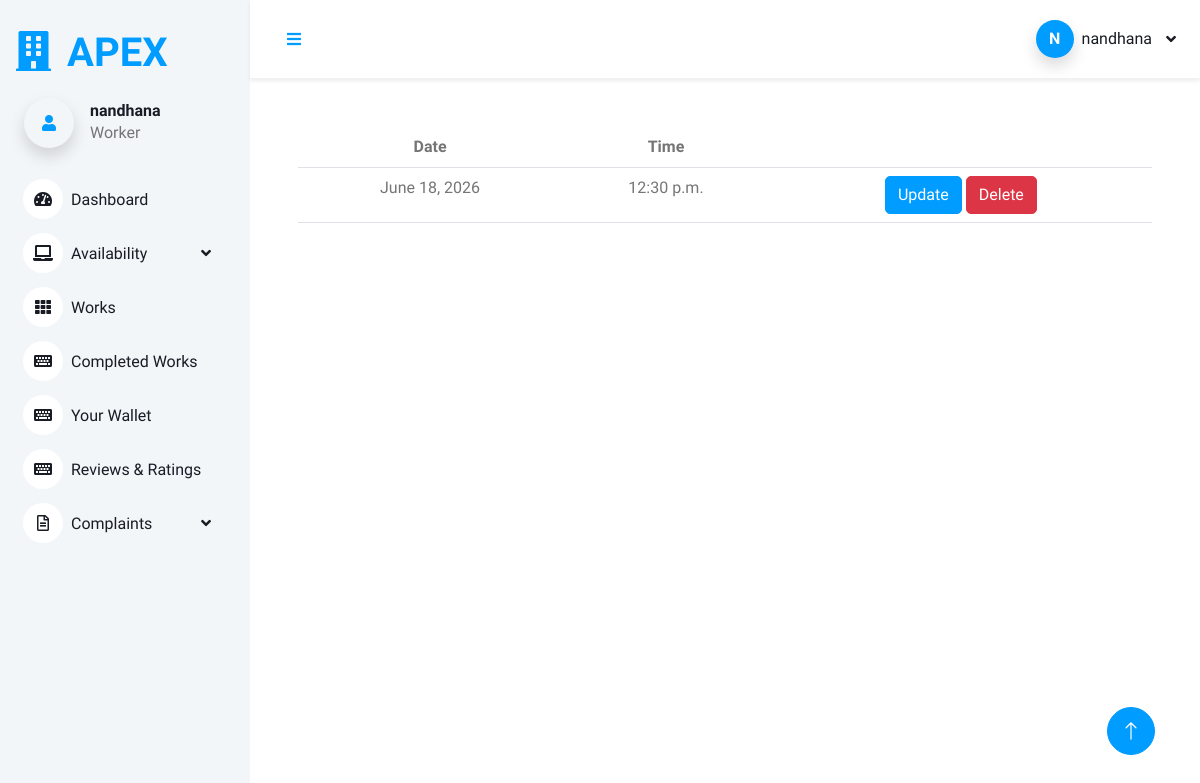
The app's page /view_availability (signed in) with its own data.
### Homeserviceapp/models.py (models this page shows, shortened)
class Login(AbstractUser):
    is_user = models.BooleanField(default=False)
    is_worker = models.BooleanField(default=False)

class Availability(models.Model):
    user = models.ForeignKey(WorkerRegistration, on_delete=models.DO_NOTHING)
    date = models.DateField()
    time = models.TimeField()
    schedule_status = models.IntegerField(default=0)
    booking_status = models.IntegerField(default=0)

### Homeserviceapp/views.py (the view)
# urls.py: path('view_availability', views.view_availability, name='view_availability'),
def view_availability(request):
    today = timezone.now().date()
    worker = WorkerRegistration.objects.get(user=request.user)
    data = Availability.objects.filter(user=worker, date__gte=today).order_by('date', 'time')
    return render(request, 'worker/view_availability.html', {'data': data})

### templates/worker/view_availability.html
{% extends 'worker/worker_dashboard.html' %}
{% block content %}
<table class="table table-hover">
    <tr>
        <th>Date</th>
        <th>Time</th>
        <th colspan="2"></th>
    </tr>
    {% for i in data %}
    <tr>
        <td>{{i.date}}</td>
        <td>{{i.time}}</td>
         <td>
             <a href="{% url 'update_availability' i.id %}"><button class="btn btn-primary">Update</button></a>
             <a href="{% url 'delete_availability' i.id %}"><button class="btn btn-danger">Delete</button></a>
         </td>
    </tr>
    {% endfor %}
</table>
{% endblock %}

### templates/worker/worker_dashboard.html (shortened to what this page needs)
<!DOCTYPE html>
<html lang="en">
{% load static %}
<head>
    <link href="https://cdnjs.cloudflare.com/ajax/libs/font-awesome/5.10.0/css/all.min.css" rel="stylesheet">
    <link href="https://cdn.jsdelivr.net/npm/bootstrap-icons@1.4.1/font/bootstrap-icons.css" rel="stylesheet">
    <link href=" {% static '/dashboard/lib/owlcarousel/assets/owl.carousel.min.css' %} " rel="stylesheet">
    <link href=" {% static '/dashboard/lib/tempusdominus/css/tempusdominus-bootstrap-4.min.css' %} " rel="stylesheet" />
    <link href=" {% static '/dashboard/css/bootstrap.min.css' %} " rel="stylesheet">
    <link href=" {% static '/dashboard/css/style.css' %} " rel="stylesheet">
</head>
<body>
    <div>
        <div class="sidebar pe-4 pb-3">
            <nav class="navbar bg-light navbar-light">
                <a href=" {% static 'index.html' %} " class="navbar-brand d-flex align-items-center">
                    <h1 class="m-3 text-primary"><i class="fa fa-building me-3"></i>APEX</h1>
                </a>
                <div class="d-flex align-items-center ms-4 mb-4">
                   <div class="bg-light rounded-circle d-inline-flex align-items-center justify-content-center shadow"
                             style="width: 50px; height: 50px;">
                            <i class="fa fa-user fa-x text-primary"></i>
                        </div>
                    <div class="ms-3">
                        <h6 class="mb-0">{{user.username}}</h6>
                        <span>Worker</span>
                    </div>
                </div>
                <div class="navbar-nav w-100">
                    <a href=" {% url 'worker_dashboard' %} " class="nav-item nav-link "><i class="fa fa-tachometer-alt me-2"></i>Dashboard</a>
                    <div class="nav-item dropdown">
                        <a href="#" class="nav-link dropdown-toggle" data-bs-toggle="dropdown"><i class="fa fa-laptop me-2"></i>Availability</a>
                    </div>
                    <a href=" {% url 'worker_view_appointment' %} " class="nav-item nav-link"><i class="fa fa-th me-2"></i>Works</a>
                    <a href=" {% url 'worker_completed_works' %} " class="nav-item nav-link"><i class="fa fa-keyboard me-2"></i>Completed Works</a>
                    <a href=" {% url 'worker_wallet' %} " class="nav-item nav-link"><i class="fa fa-keyboard me-2"></i>Your Wallet</a>
                    <a href=" {% url 'worker_view_reviews' %} " class="nav-item nav-link"><i class="fa fa-keyboard me-2"></i>Reviews & Ratings</a>
                    <div class="nav-item dropdown">
                        <a href="#" class="nav-link dropdown-toggle" data-bs-toggle="dropdown"><i class="far fa-file-alt me-2"></i>Complaints</a>
                    </div>
                </div>
            </nav>
        </div>
        <div class="content">
            <nav class="navbar navbar-expand-lg navbar-light bg-white sticky-top px-4 py-2 shadow-sm no-print"
                style="border-bottom:1px solid #f1f1f1;">
               <a href="#" class="sidebar-toggler flex-shrink-0">
                    <i class="fa fa-bars"></i>
                </a>
               <div class="navbar-nav ms-auto d-flex align-items-center gap-3">
                   <div class="nav-item dropdown">
                       <a href="#" class="nav-link dropdown-toggle d-flex align-items-center gap-2"
                          data-bs-toggle="dropdown">
                           <div class="rounded-circle bg-primary text-white d-flex align-items-center justify-content-center shadow"
                                style="width:38px;height:38px;font-weight:600;">
                               {{ user.username|first|upper }}
                           </div>
                           <span class="d-none d-md-inline fw-semibold text-dark">
                               {{ user.username }}
                           </span>
                       </a>
                   </div>
               </div>
           </nav>
            <div class="container-fluid pt-4 px-4">
                <div class="row g-4">
                    <div class="col-sm-12 col-xl-12">
                        <div class="text-center rounded p-4">
                            <div class="d-flex align-items-center justify-content-between mb-4">
                                {% block content %}
                                {% endblock %}
                            </div>
                        </div>
                    </div>
                </div>
            </div>
        </div>
        <a href="#" class="btn btn-lg btn-primary btn-lg-square back-to-top no-print"><i class="bi bi-arrow-up"></i></a>
    </div>
</body>
</html>

### static/dashboard/css/style.css (style rules this page uses)
:root { --primary: #009CFF; --light: #F3F6F9; --dark: #191C24; }
.back-to-top { position: fixed; display: none; right: 45px; bottom: 45px; z-index: 99; }
.btn { transition: .5s; }
.btn.btn-primary { color: #FFFFFF; }
.btn-lg-square { width: 48px; height: 48px; }
.btn-square, .btn-sm-square, .btn-lg-square { padding: 0; display: inline-flex; align-items: center; justify-content: center; font-weight: normal; border-radius: 50px; }
.sidebar { position: fixed; top: 0; left: 0; bottom: 0; width: 250px; height: 100vh; overflow-y: auto; background: var(--light); transition: 0.5s; z-index: 999; }
.content { margin-left: 250px; min-height: 100vh; background: #FFFFFF; transition: 0.5s; }
@media (min-width: 992px) { .sidebar { margin-left: 0; } }
@media (min-width: 992px) { .content { width: calc(100% - 250px); } }
.sidebar .navbar .navbar-nav .nav-link { padding: 7px 20px; color: var(--dark); font-weight: 500; border-left: 3px solid var(--light); border-radius: 0 30px 30px 0; outline: none; }
.sidebar .navbar .navbar-nav .nav-link i { width: 40px; height: 40px; display: inline-flex; align-items: center; justify-content: center; background: #FFFFFF; border-radius: 40px; }
.sidebar .navbar .dropdown-toggle::after { position: absolute; top: 15px; right: 15px; border: none; content: "\f107"; font-family: "Font Awesome 5 Free"; font-weight: 900; transition: .5s; }
.content .navbar .navbar-nav .nav-link { margin-left: 25px; padding: 12px 0; color: var(--dark); outline: none; }
.content .navbar .sidebar-toggler, .content .navbar .navbar-nav .nav-link i { width: 40px; height: 40px; display: inline-flex; align-items: center; justify-content: center; background: #FFFFFF; border-radius: 40px; }
.content .navbar .dropdown-toggle::after { margin-left: 6px; vertical-align: middle; border: none; content: "\f107"; font-family: "Font Awesome 5 Free"; font-weight: 900; transition: .5s; }

### records on screen
Login: username "nandhana", username|first "N"
Availability: date "June 18, 2026", time "12:30 p.m."
